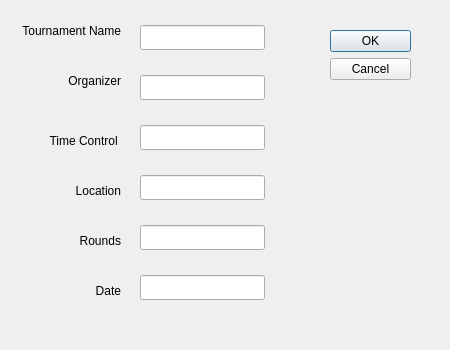
<?xml version="1.0" encoding="UTF-8"?>
<ui version="4.0">
 <class>settings</class>
 <widget class="QDialog" name="settings">
  <property name="geometry">
   <rect>
    <x>0</x>
    <y>0</y>
    <width>450</width>
    <height>350</height>
   </rect>
  </property>
  <property name="windowTitle">
   <string>Dialog</string>
  </property>
  <widget class="QDialogButtonBox" name="buttonBox">
   <property name="geometry">
    <rect>
     <x>330</x>
     <y>30</y>
     <width>81</width>
     <height>241</height>
    </rect>
   </property>
   <property name="orientation">
    <enum>Qt::Vertical</enum>
   </property>
   <property name="standardButtons">
    <set>QDialogButtonBox::Cancel|QDialogButtonBox::Ok</set>
   </property>
  </widget>
  <widget class="QLineEdit" name="lineEdit">
   <property name="geometry">
    <rect>
     <x>140</x>
     <y>25</y>
     <width>125</width>
     <height>25</height>
    </rect>
   </property>
  </widget>
  <widget class="QLabel" name="label">
   <property name="geometry">
    <rect>
     <x>20</x>
     <y>20</y>
     <width>101</width>
     <height>21</height>
    </rect>
   </property>
   <property name="text">
    <string>Tournament Name</string>
   </property>
   <property name="alignment">
    <set>Qt::AlignRight|Qt::AlignTrailing|Qt::AlignVCenter</set>
   </property>
  </widget>
  <widget class="QLabel" name="label_2">
   <property name="geometry">
    <rect>
     <x>20</x>
     <y>70</y>
     <width>101</width>
     <height>21</height>
    </rect>
   </property>
   <property name="text">
    <string>Organizer</string>
   </property>
   <property name="alignment">
    <set>Qt::AlignRight|Qt::AlignTrailing|Qt::AlignVCenter</set>
   </property>
  </widget>
  <widget class="QLineEdit" name="lineEdit_2">
   <property name="geometry">
    <rect>
     <x>140</x>
     <y>75</y>
     <width>125</width>
     <height>25</height>
    </rect>
   </property>
  </widget>
  <widget class="QLabel" name="label_3">
   <property name="geometry">
    <rect>
     <x>20</x>
     <y>130</y>
     <width>101</width>
     <height>21</height>
    </rect>
   </property>
   <property name="text">
    <string>Time Control </string>
   </property>
   <property name="alignment">
    <set>Qt::AlignRight|Qt::AlignTrailing|Qt::AlignVCenter</set>
   </property>
  </widget>
  <widget class="QLineEdit" name="lineEdit_3">
   <property name="geometry">
    <rect>
     <x>140</x>
     <y>125</y>
     <width>125</width>
     <height>25</height>
    </rect>
   </property>
  </widget>
  <widget class="QLabel" name="label_4">
   <property name="geometry">
    <rect>
     <x>20</x>
     <y>180</y>
     <width>101</width>
     <height>21</height>
    </rect>
   </property>
   <property name="text">
    <string>Location</string>
   </property>
   <property name="alignment">
    <set>Qt::AlignRight|Qt::AlignTrailing|Qt::AlignVCenter</set>
   </property>
  </widget>
  <widget class="QLineEdit" name="lineEdit_4">
   <property name="geometry">
    <rect>
     <x>140</x>
     <y>175</y>
     <width>125</width>
     <height>25</height>
    </rect>
   </property>
  </widget>
  <widget class="QLabel" name="label_5">
   <property name="geometry">
    <rect>
     <x>20</x>
     <y>230</y>
     <width>101</width>
     <height>21</height>
    </rect>
   </property>
   <property name="text">
    <string>Rounds</string>
   </property>
   <property name="alignment">
    <set>Qt::AlignRight|Qt::AlignTrailing|Qt::AlignVCenter</set>
   </property>
  </widget>
  <widget class="QLabel" name="label_6">
   <property name="geometry">
    <rect>
     <x>20</x>
     <y>280</y>
     <width>101</width>
     <height>21</height>
    </rect>
   </property>
   <property name="text">
    <string>Date</string>
   </property>
   <property name="alignment">
    <set>Qt::AlignRight|Qt::AlignTrailing|Qt::AlignVCenter</set>
   </property>
  </widget>
  <widget class="QLineEdit" name="lineEdit_5">
   <property name="geometry">
    <rect>
     <x>140</x>
     <y>225</y>
     <width>125</width>
     <height>25</height>
    </rect>
   </property>
  </widget>
  <widget class="QLineEdit" name="lineEdit_6">
   <property name="geometry">
    <rect>
     <x>140</x>
     <y>275</y>
     <width>125</width>
     <height>25</height>
    </rect>
   </property>
  </widget>
 </widget>
 <resources/>
 <connections>
  <connection>
   <sender>buttonBox</sender>
   <signal>accepted()</signal>
   <receiver>settings</receiver>
   <slot>accept()</slot>
   <hints>
    <hint type="sourcelabel">
     <x>248</x>
     <y>254</y>
    </hint>
    <hint type="destinationlabel">
     <x>157</x>
     <y>274</y>
    </hint>
   </hints>
  </connection>
  <connection>
   <sender>buttonBox</sender>
   <signal>rejected()</signal>
   <receiver>settings</receiver>
   <slot>reject()</slot>
   <hints>
    <hint type="sourcelabel">
     <x>316</x>
     <y>260</y>
    </hint>
    <hint type="destinationlabel">
     <x>286</x>
     <y>274</y>
    </hint>
   </hints>
  </connection>
 </connections>
</ui>
